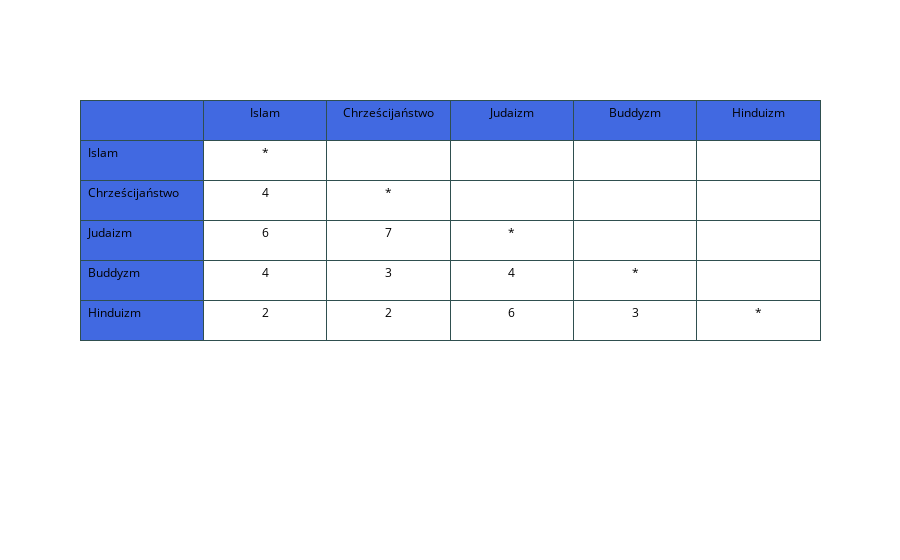

Source (notebook cell):
### Code cell
fig = go.Figure(data=[go.Table(
  columnorder = [1,2,3,4,5,6],
  columnwidth = [200,200,200,200,200],
  header = dict(
    values = ['','Islam', 'Chrześcijaństwo', 'Judaizm', 'Buddyzm', 'Hinduizm'],
    line_color='darkslategray',
    fill_color='royalblue',
    align=['left','center'],
    font=dict(color='black', size=12),
    height=40
  ),
  cells=dict(
    values=[['Islam', 'Chrześcijaństwo', 'Judaizm', 'Buddyzm', 'Hinduizm'],
            ['*', a1, a3, a2, a4],
            ['', '*', a6, a5, a7],
            ['', '', '*', a8, a10],
            ['', '', '', '*', a9],
            ['', '', '', '', '*']
           ],
    line_color='darkslategray',
    fill=dict(color=['royalblue', 'white', 'white', 'white', 'white', 'white']),
    align=['left', 'center'],
    font=dict(color='black', size=12),
    height=40
    )
)])
fig.show()

### Figure 1 — Plotly figure (JSON) as saved in the notebook; plotly's stock layout.template omitted (floating-point values rounded to 4 significant figures)
{"data": [{"cells": {"align": ["left", "center"], "fill": {"color": ["royalblue", "white", "white", "white", "white", "white"]}, "font": {"color": "black", "size": 12}, "height": 40, "line": {"color": "darkslategray"}, "values": [["Islam", "Chrześcijaństwo", "Judaizm", "Buddyzm", "Hinduizm"], ["*", 4, 6, 4, 2], ["", "*", 7, 3, 2], ["", "", "*", 4, 6], ["", "", "", "*", 3], ["", "", "", "", "*"]]}, "columnorder": [1, 2, 3, 4, 5, 6], "columnwidth": [200, 200, 200, 200, 200], "header": {"align": ["left", "center"], "fill": {"color": "royalblue"}, "font": {"color": "black", "size": 12}, "height": 40, "line": {"color": "darkslategray"}, "values": ["", "Islam", "Chrześcijaństwo", "Judaizm", "Buddyzm", "Hinduizm"]}, "type": "table"}], "layout": {}}
